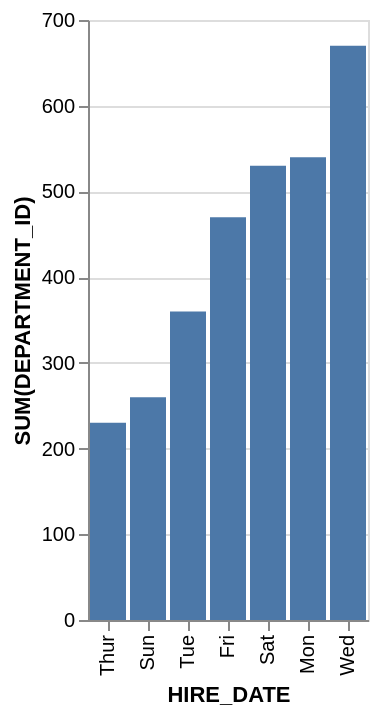

Write the Vega-Lite specification saved for this chart.
### Vega-Lite specification from a JSON file in a GitHub repository (floating-point values rounded to 4 significant figures)
{"data": {"values": [{"x_data": "Mon", "y_data": 540}, {"x_data": "Tue", "y_data": 360}, {"x_data": "Wed", "y_data": 670}, {"x_data": "Thur", "y_data": 230}, {"x_data": "Fri", "y_data": 470}, {"x_data": "Sat", "y_data": 530}, {"x_data": "Sun", "y_data": 260}]}, "mark": "bar", "encoding": {"x": {"field": "x_data", "type": "nominal", "title": "HIRE_DATE", "sort": {"op": "sum", "field": "y_data", "order": "ascending"}}, "y": {"field": "y_data", "type": "quantitative", "title": "SUM(DEPARTMENT_ID)"}}}
